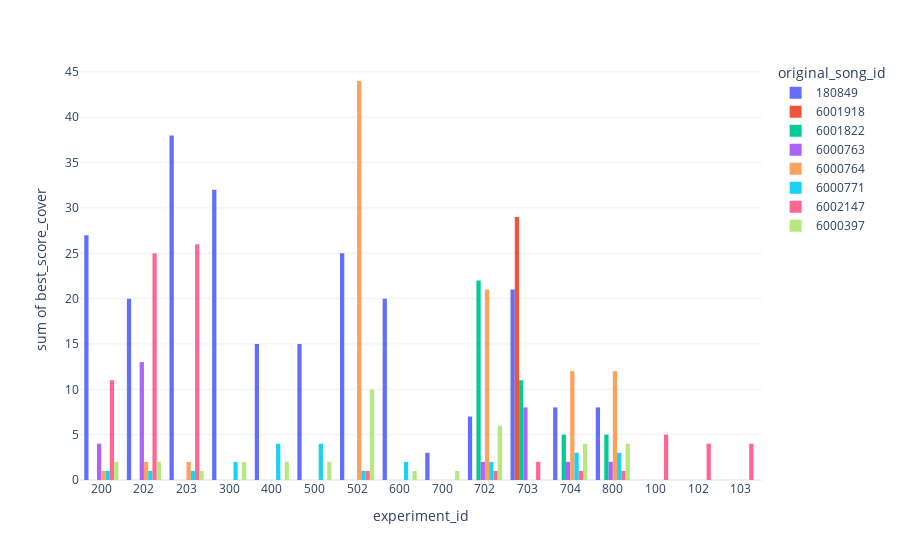

Notebook code for this chart:
### Code cell
fig = px.histogram(df[df['best_score_cover'] <= 50], x="experiment_id", y="best_score_cover",
             color='original_song_id', barmode='group', template='plotly_white')
fig.show()

### Figure 1 — Plotly figure (JSON) as saved in the notebook; plotly's stock layout.template omitted (floating-point values rounded to 4 significant figures)
{"data": [{"alignmentgroup": "True", "bingroup": "x", "histfunc": "sum", "hovertemplate": "original_song_id=180849<br>experiment_id=%{x}<br>sum of best_score_cover=%{y}<extra></extra>", "legendgroup": "180849", "marker": {"color": "#636efa", "pattern": {"shape": ""}}, "name": "180849", "offsetgroup": "180849", "orientation": "v", "showlegend": true, "type": "histogram", "x": ["200", "202", "203", "300", "400", "500", "502", "600", "700", "702", "703", "704", "800"], "xaxis": "x", "y": [27, 20, 38, 32, 15, 15, 25, 20, 3, 7, 21, 8, 8], "yaxis": "y"}, {"alignmentgroup": "True", "bingroup": "x", "histfunc": "sum", "hovertemplate": "original_song_id=6001918<br>experiment_id=%{x}<br>sum of best_score_cover=%{y}<extra></extra>", "legendgroup": "6001918", "marker": {"color": "#EF553B", "pattern": {"shape": ""}}, "name": "6001918", "offsetgroup": "6001918", "orientation": "v", "showlegend": true, "type": "histogram", "x": ["703"], "xaxis": "x", "y": [29], "yaxis": "y"}, {"alignmentgroup": "True", "bingroup": "x", "histfunc": "sum", "hovertemplate": "original_song_id=6001822<br>experiment_id=%{x}<br>sum of best_score_cover=%{y}<extra></extra>", "legendgroup": "6001822", "marker": {"color": "#00cc96", "pattern": {"shape": ""}}, "name": "6001822", "offsetgroup": "6001822", "orientation": "v", "showlegend": true, "type": "histogram", "x": ["702", "703", "704", "800"], "xaxis": "x", "y": [22, 11, 5, 5], "yaxis": "y"}, {"alignmentgroup": "True", "bingroup": "x", "histfunc": "sum", "hovertemplate": "original_song_id=6000763<br>experiment_id=%{x}<br>sum of best_score_cover=%{y}<extra></extra>", "legendgroup": "6000763", "marker": {"color": "#ab63fa", "pattern": {"shape": ""}}, "name": "6000763", "offsetgroup": "6000763", "orientation": "v", "showlegend": true, "type": "histogram", "x": ["200", "202", "702", "703", "704", "800"], "xaxis": "x", "y": [4, 13, 2, 8, 2, 2], "yaxis": "y"}, {"alignmentgroup": "True", "bingroup": "x", "histfunc": "sum", "hovertemplate": "original_song_id=6000764<br>experiment_id=%{x}<br>sum of best_score_cover=%{y}<extra></extra>", "legendgroup": "6000764", "marker": {"color": "#FFA15A", "pattern": {"shape": ""}}, "name": "6000764", "offsetgroup": "6000764", "orientation": "v", "showlegend": true, "type": "histogram", "x": ["200", "202", "203", "502", "702", "704", "800"], "xaxis": "x", "y": [1, 2, 2, 44, 21, 12, 12], "yaxis": "y"}, {"alignmentgroup": "True", "bingroup": "x", "histfunc": "sum", "hovertemplate": "original_song_id=6000771<br>experiment_id=%{x}<br>sum of best_score_cover=%{y}<extra></extra>", "legendgroup": "6000771", "marker": {"color": "#19d3f3", "pattern": {"shape": ""}}, "name": "6000771", "offsetgroup": "6000771", "orientation": "v", "showlegend": true, "type": "histogram", "x": ["200", "202", "203", "300", "400", "500", "502", "600", "702", "704", "800"], "xaxis": "x", "y": [1, 1, 1, 2, 4, 4, 1, 2, 2, 3, 3], "yaxis": "y"}, {"alignmentgroup": "True", "bingroup": "x", "histfunc": "sum", "hovertemplate": "original_song_id=6002147<br>experiment_id=%{x}<br>sum of best_score_cover=%{y}<extra></extra>", "legendgroup": "6002147", "marker": {"color": "#FF6692", "pattern": {"shape": ""}}, "name": "6002147", "offsetgroup": "6002147", "orientation": "v", "showlegend": true, "type": "histogram", "x": ["100", "102", "103", "200", "202", "203", "502", "702", "703", "704", "800"], "xaxis": "x", "y": [5, 4, 4, 11, 25, 26, 1, 1, 2, 1, 1], "yaxis": "y"}, {"alignmentgroup": "True", "bingroup": "x", "histfunc": "sum", "hovertemplate": "original_song_id=6000397<br>experiment_id=%{x}<br>sum of best_score_cover=%{y}<extra></extra>", "legendgroup": "6000397", "marker": {"color": "#B6E880", "pattern": {"shape": ""}}, "name": "6000397", "offsetgroup": "6000397", "orientation": "v", "showlegend": true, "type": "histogram", "x": ["200", "202", "203", "300", "400", "500", "502", "600", "700", "702", "704", "800"], "xaxis": "x", "y": [2, 2, 1, 2, 2, 2, 10, 1, 1, 6, 4, 4], "yaxis": "y"}], "layout": {"autosize": true, "barmode": "group", "legend": {"title": {"text": "original_song_id"}, "tracegroupgap": 0}, "margin": {"t": 60}, "xaxis": {"anchor": "y", "autorange": true, "domain": [0, 1], "range": [-0.5, 15.5], "title": {"text": "experiment_id"}, "type": "category"}, "yaxis": {"anchor": "x", "autorange": true, "domain": [0, 1], "range": [0, 46.32], "title": {"text": "sum of best_score_cover"}, "type": "linear"}}}
